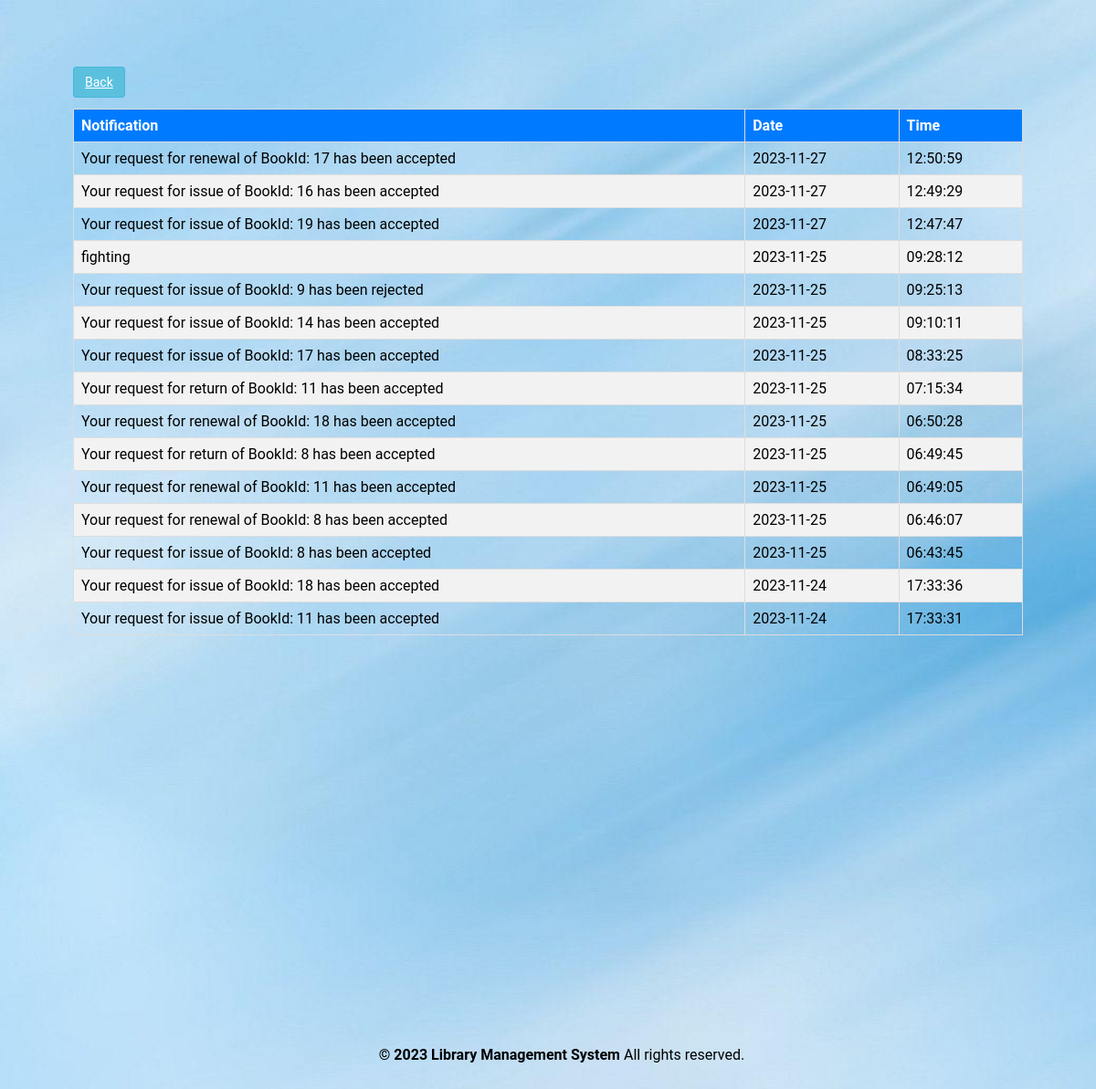
Page /student/message.php (signed in) on the committed database.
### tables this page shows
CREATE TABLE `message` (
  `M_Id` int(10) NOT NULL,
  `RollNo` varchar(50) DEFAULT NULL,
  `Msg` varchar(255) DEFAULT NULL,
  `Date` date DEFAULT NULL,
  `Time` time DEFAULT NULL
);

### student/message.php (the view, shortened to what this page needs)
<?php
require('dbconn.php');
?>
<?php
if ($_SESSION['RollNo']) {
    ?>
<!DOCTYPE html>
<html lang="en">
<head>
    <a href="javascript:history.back()" class="btn btn-secondary">Back</a>
</head>
<body>
<div class="span9">
    <table class="table" id="tables">
        <thead>
            <tr>
                <th>Notification</th>
                <th>Date</th>
                <th>Time</th>
            </tr>
        </thead>
        <tbody>
            <?php
            $rollno=$_SESSION['RollNo'];
            $sql="select * from LMS.message where RollNo='$rollno' order by Date DESC,Time DESC";
            $result=$conn->query($sql);
            while($row=$result->fetch_assoc())
            {
                $msg=$row['Msg'];
                $date=$row['Date'];
                $time=$row['Time'];
            ?>
            <tr>
                <td><?php echo $msg ?></td>
                <td><?php echo $date ?></td>
                <td><?php echo $time ?></td>
            </tr>
            <?php } ?>
        </tbody>
    </table>
</div>
<div class="footer">
    <div class="container">
        <b class="copyright">&copy; 2023 Library Management System </b>All rights reserved.
    </div>
</div>
</body>
</html>
<?php }
else {
    echo "<script type='text/javascript'>alert('Access Denied!!!')</script>";
} ?>

### student/message.php (style rules this page uses)
body { font-family: 'Roboto', sans-serif; background: url('images/book.jpg') no-repeat; background-size: cover; background-position: center; margin: 0; padding:80px; }
.container { width: 100%; padding-right: 15px; padding-left: 15px; margin-right: 60px; margin-left: auto; }
.table { width: 100%; border-collapse: collapse; margin-top: 20px; }
.table th, .table td { border: 1px solid #ddd; padding: 8px; text-align: left; }
.table th { background-color: #007bff; color: #fff; }
.table tbody tr:nth-child(even) { background-color: #f2f2f2; }
.btn { padding: 8px 12px; font-size: 14px; cursor: pointer; background-color: #5bc0de; color: #fff; border: 1px solid #46b8da; border-radius: 4px; }
.footer { text-align: center; margin-top:450px; color: #black; }

### rows in the picture
message: Msg "Your request for renewal of BookId: 17 has been accepted", Date "2023-11-27", Time "12:50:59"
message: Msg "Your request for issue of BookId: 16 has been accepted", Date "2023-11-27", Time "12:49:29"
message: Msg "Your request for issue of BookId: 19 has been accepted", Date "2023-11-27", Time "12:47:47"
message: Msg "fighting", Date "2023-11-25", Time "09:28:12"
message: Msg "Your request for issue of BookId: 9 has been rejected", Date "2023-11-25", Time "09:25:13"
message: Msg "Your request for issue of BookId: 14 has been accepted", Date "2023-11-25", Time "09:10:11"
message: Msg "Your request for issue of BookId: 17 has been accepted", Date "2023-11-25", Time "08:33:25"
message: Msg "Your request for return of BookId: 11 has been accepted", Date "2023-11-25", Time "07:15:34"
message: Msg "Your request for renewal of BookId: 18 has been accepted", Date "2023-11-25", Time "06:50:28"
message: Msg "Your request for return of BookId: 8 has been accepted", Date "2023-11-25", Time "06:49:45"
message: Msg "Your request for renewal of BookId: 11 has been accepted", Date "2023-11-25", Time "06:49:05"
message: Msg "Your request for renewal of BookId: 8 has been accepted", Date "2023-11-25", Time "06:46:07"
message: Msg "Your request for issue of BookId: 8 has been accepted", Date "2023-11-25", Time "06:43:45"
message: Msg "Your request for issue of BookId: 18 has been accepted", Date "2023-11-24", Time "17:33:36"
message: Msg "Your request for issue of BookId: 11 has been accepted", Date "2023-11-24", Time "17:33:31"
